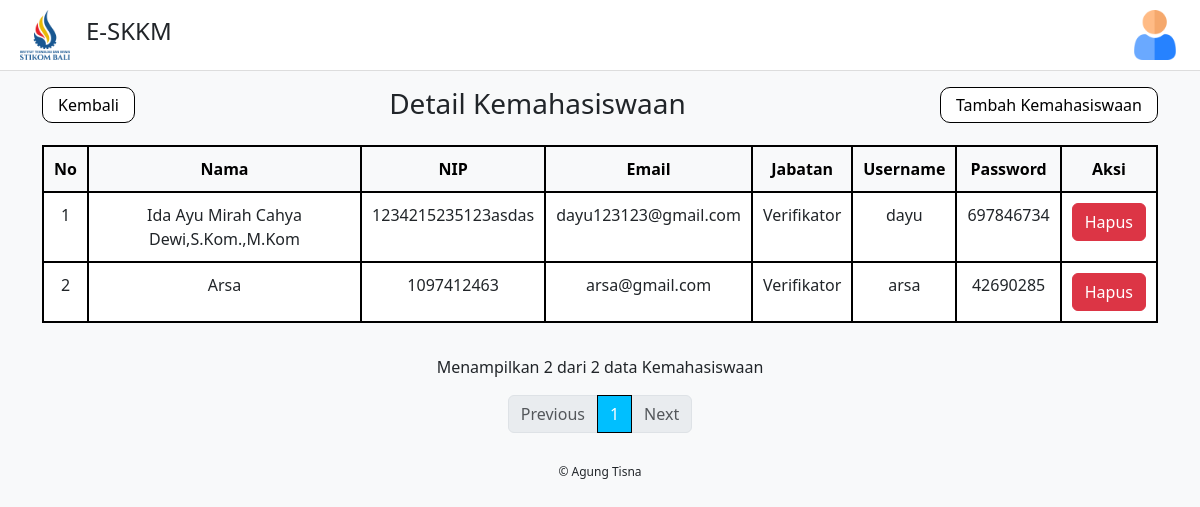
The page /admin/detail_kemahasiswaan.php on the database its author committed.
### tables this page shows
CREATE TABLE `user_detail_kemahasiswaan` (
  `id_kemahasiswaan` int(10) NOT NULL,
  `id_user` int(10) NOT NULL,
  `nip` varchar(50) NOT NULL,
  `jabatan` varchar(15) NOT NULL
);

CREATE TABLE `user` (
  `id_user` int(10) NOT NULL,
  `nama` varchar(50) NOT NULL,
  `email` varchar(50) NOT NULL,
  `username` varchar(15) NOT NULL,
  `password` varchar(50) NOT NULL,
  `role` enum('Mahasiswa','BEM','Kemahasiswaan','Administrator','Ormawa') NOT NULL
);

### admin/detail_kemahasiswaan.php (the view, shortened to what this page needs)
<?php
include '../koneksi.php';
$limit = 5;
$page = isset($_GET['page']) ? (int)$_GET['page'] : 1;
$start = ($page - 1) * $limit;
$totalQuery = "SELECT COUNT(*) AS total FROM user WHERE role = 'Kemahasiswaan'";
$totalResult = $conn->query($totalQuery);
$totalRow = $totalResult->fetch_assoc();
$totalKemahasiswaan = $totalRow['total'];
$totalPages = ceil($totalKemahasiswaan / $limit);
$query = "SELECT u.id_user, u.nama, u.email, u.username, u.password, d.nip, d.jabatan
          FROM user u
          INNER JOIN user_detail_kemahasiswaan d ON u.id_user = d.id_user
          WHERE u.role = 'Kemahasiswaan'
          LIMIT $start, $limit";
$result = $conn->query($query);
?>
<!DOCTYPE html>
<html lang="id">
<head>
    <link href="https://cdn.jsdelivr.net/npm/bootstrap@5.3.0/dist/css/bootstrap.min.css" rel="stylesheet">
</head>
<body>
<nav class="navbar d-flex justify-content-between">
    <div class="d-flex align-items-center">
        <div class="logo-box"><img height="50" src="../asset/img/itb.png" width="50"/></div>
        <h4 class="ms-3">E-SKKM</h4>
    </div>
    <div class="position-relative">
        <div class="profile-icon" id="profileIcon"><img src="../asset/img/profile.png" height="50"/></div>
    </div>
</nav>
<div class="container mt-3 d-flex justify-content-between">
    <a href="index.php"><button class="btn-custom">Kembali</button></a>
    <h3 class="text-center flex-grow-1">Detail Kemahasiswaan</h3>
    <a href="tambah_kemahasiswaan.php"><button class="btn-custom">Tambah Kemahasiswaan</button></a>
</div>
<div class="container mt-3">
    <div class="table-responsive">
        <table class="table table-bordered table-custom">
            <thead class="table-light">
                <tr>
                    <th>No</th>
                    <th>Nama</th>
                    <th>NIP</th>
                    <th>Email</th>
                    <th>Jabatan</th>
                    <th>Username</th>
                    <th>Password</th>
                    <th>Aksi</th>
                </tr>
            </thead>
            <tbody>
                <?php
                if ($result->num_rows > 0) {
                    $no = $start + 1;
                    while ($row = $result->fetch_assoc()) {
                        echo "<tr>
                                <td>{$no}</td>
                                <td>{$row['nama']}</td>
                                <td>{$row['nip']}</td>
                                <td>{$row['email']}</td>
                                <td>{$row['jabatan']}</td>
                                <td>{$row['username']}</td>
                                <td>{$row['password']}</td>
                                <td>
                                    <a href='hapus_kemahasiswaan.php?id={$row['id_user']}' class='btn btn-danger' onclick='return confirm(\"Apakah Anda yakin ingin menghapus?\")'>Hapus</a>
                                </td>
                              </tr>";
                        $no++;
                    }
                } else {
                    echo "<tr><td colspan='8' class='text-center'>Tidak ada data</td></tr>";
                }
                ?>
            </tbody>
        </table>
    </div>
</div>
<div class="container text-center mt-3">
    <p>Menampilkan <?php echo min($limit, $totalKemahasiswaan - $start); ?> dari <?php echo $totalKemahasiswaan; ?> data Kemahasiswaan</p>
    <nav>
        <ul class="pagination justify-content-center">
            <li class="page-item <?php echo ($page <= 1) ? 'disabled' : ''; ?>">
                <a class="page-link" href="?page=<?php echo ($page > 1) ? ($page - 1) : 1; ?>">Previous</a>
            </li>
            <?php for ($i = 1; $i <= $totalPages; $i++): ?>
                <li class="page-item <?php echo ($i == $page) ? 'active' : ''; ?>">
                    <a class="page-link" href="?page=<?php echo $i; ?>"><?php echo $i; ?></a>
                </li>
            <?php endfor; ?>
            <li class="page-item <?php echo ($page >= $totalPages) ? 'disabled' : ''; ?>">
                <a class="page-link" href="?page=<?php echo ($page < $totalPages) ? ($page + 1) : $totalPages; ?>">Next</a>
            </li>
        </ul>
    </nav>
</div>
<div class="footer">© Agung Tisna</div>
</body>
</html>

### admin/detail_kemahasiswaan.php (style rules this page uses)
body { background-color: #f8f9fa; }
.navbar { background-color: white; padding: 10px 20px; border-bottom: 1px solid #ddd; }
.table-custom th, .table-custom td { text-align: center; border: 2px solid #000; padding: 10px; }
.btn-custom { border: 1px solid #000; padding: 5px 15px; border-radius: 10px; background-color: white; }
.pagination .page-item.active .page-link { background-color: deepskyblue; color: white; border: 1px solid #000; }
.footer { text-align: center; font-size: 12px; padding: 10px; width: 100%; margin-top: 20px; }

### rows shown on the page
user_detail_kemahasiswaan: id_user.nama "Ida Ayu Mirah Cahya Dewi,S.Kom.,M.Kom", nip "1234215235123asdas", id_user.email "dayu123123@gmail.com", jabatan "Verifikator", id_user.username "dayu", id_user.password "697846734"
user_detail_kemahasiswaan: id_user.nama "Arsa", nip "1097412463", id_user.email "arsa@gmail.com", jabatan "Verifikator", id_user.username "arsa", id_user.password "42690285"

### other values the page prints
min($limit, $totalKemahasiswaan - $start) "2"
$totalKemahasiswaan "2"
